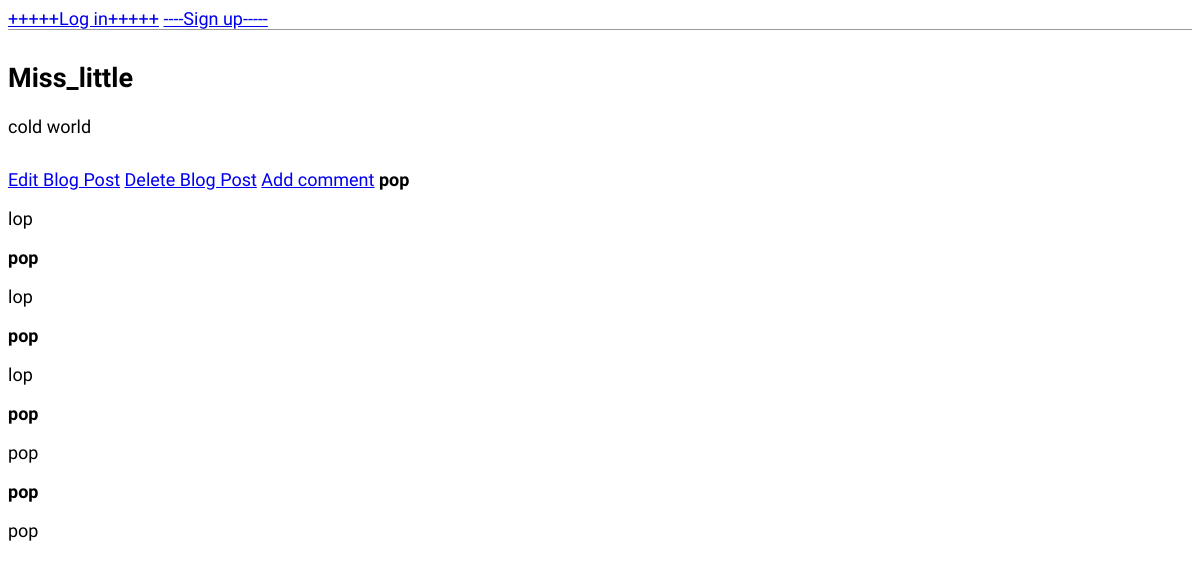
/post/1/, run on an earlier commit of the app's database.
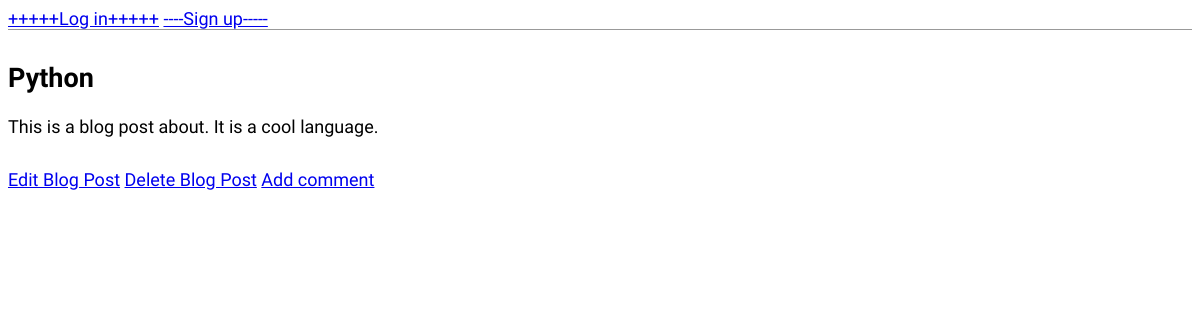
And on a later commit of the database.
### my_blog/models.py (models this page shows, shortened)
class Post(models.Model):
	title=models.CharField(max_length=200)
	author=models.ForeignKey('auth.User', on_delete=models.CASCADE)
	body=models.TextField()

class Comments(models.Model):
	blog_post=models.ForeignKey('Post', related_name='post', on_delete=models.CASCADE)
	reply=models.CharField(max_length=200)
	def __str__(self):
		return self.reply

### my_blog/views.py (the view)
# urls.py: path('post/<int:pk>/', BlogDetailView.as_view(), name='post_detail'),
class BlogDetailView(DetailView):
	model=Post
	template_name = 'post_detail.html'

### templates/post_detail.html
{% extends 'base.html' %}
{% block content %}
	<div class="post-entry">
		<h2>{{ post.title }}</h2>
		<p>{{ post.body }}</p>
	</div>
	<a href='{% url "post_edit" post.pk %}'> Edit Blog Post</a>
	<a href='{% url "post_delete" post.pk %}'> Delete Blog Post</a>
	<a href='{% url "reply" post.pk %}'>Add comment</a>
  {% for reply in post.post.all %}
            <strong >{{post.author.username }}</strong>
            <p>{{ reply }}</p>
  {% endfor %}
{% endblock %}

### templates/base.html (shortened to what this page needs)
{% load static %}
<!doctype html>
<html>
<head>
	<link rel='stylesheet' href="{% static 'css/base.css' %}">
</head>
<body>
<header>
{% if user.is_authenticated %}
	<div class="nav-left">
		<p>---{{ user.username }}----</p>
        <a  href="{% url 'password_change' %}">+++++Change password++++++</a>
        <a  href="{% url 'logout' %}">++++Log out+++++</a>
		<h1><a href="{% url 'home' %}">Django blog</a></h1>
	</div>
	<div class="nav-right">
		<a href="{% url 'post_new' %}">New Blog Post</a>
	</div>
  {% else %}
        <form >
          <a href="{% url 'login' %}" >+++++Log in+++++</a>
          <a href="{% url 'signup' %}">----Sign up-----</a>
        </form>
 {% endif %}
</header>
<div>
	{% block content %}
	{% endblock %}
</div>
</body>
</html>

### Static/css/base.css (style rules this page uses)
body { font-family: 'source sans Pro', sa; font-size: 18px; }
header { border-bottom: 1px solid #999; margin-bottom: 2rem; display: flex; }
.post-entry { margin-bottom: 2rem; }
.post-entry h2 { margin: 0.5rem o; }
.post-entry p { margin: 0; font-weight: 400 ; }

What changed in the data, as far as the page shows it:
removed Comments: {{ post.author.username }} "pop", reply "lop"
removed Comments: {{ post.author.username }} "pop", reply "lop"
removed Comments: {{ post.author.username }} "pop", reply "lop"
removed Comments: {{ post.author.username }} "pop", reply "pop"
removed Comments: {{ post.author.username }} "pop", reply "pop"
changed Post: title "Miss_little" → "Python"; body "cold world" → "This is a blog post about. It is a cool language."
